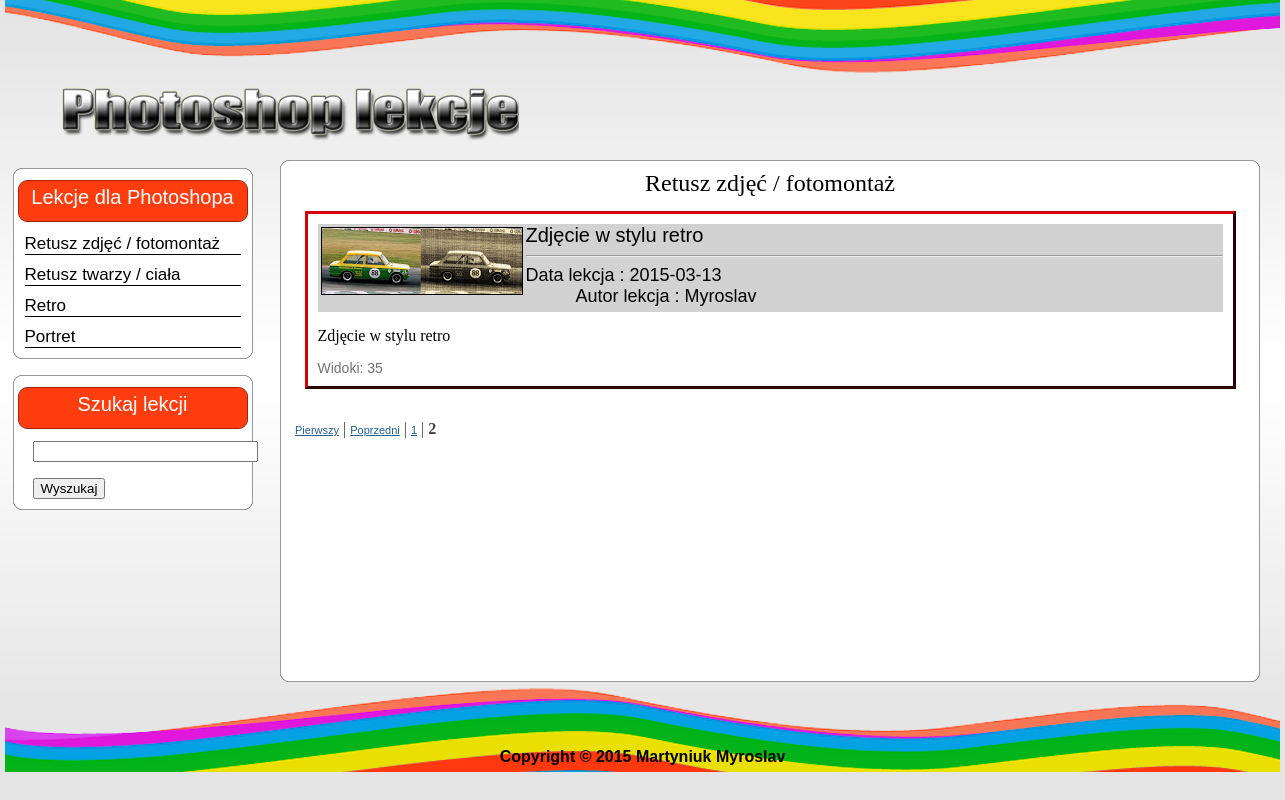
The app's page /view_cut.php?cat=1&page=2 with its own data.
### tables this page shows
CREATE TABLE IF NOT EXISTS `Categories` (
  `id` int(11) NOT NULL AUTO_INCREMENT,
  `tittle` varchar(255) NOT NULL,
  `meta_d` varchar(255) NOT NULL,
  `meta_k` varchar(255) NOT NULL,
  `text` text NOT NULL,
  PRIMARY KEY (`id`),
  KEY `id` (`id`)
);

CREATE TABLE IF NOT EXISTS `data` (
  `id` int(5) NOT NULL AUTO_INCREMENT,
  `cat` int(1) NOT NULL,
  `meta_d` varchar(255) NOT NULL,
  `meta_k` varchar(255) NOT NULL,
  `description` text NOT NULL,
  `text` text NOT NULL,
  `view` int(7) NOT NULL,
  `author` varchar(100) NOT NULL,
  `date` date NOT NULL,
  `mini_img` varchar(255) NOT NULL,
  `tittle` varchar(255) NOT NULL,
  PRIMARY KEY (`id`),
  KEY `cat` (`cat`),
  KEY `id` (`id`),
  KEY `tittle` (`tittle`)
);

### view_cut.php (the view, shortened to what this page needs)
<?php
    include("blocks\bd.php");
    if(isset($_GET['cat']) ) {$cat=$_GET['cat'];}
    $result = mysql_query("SELECT * FROM Categories WHERE id='$cat'",$db);
    if(mysql_num_rows($result)>0)
    {
        $myrow = mysql_fetch_array($result);
    }
    else
    {
        echo "<p>Информация по запросу не извлечена, в таблице нет записей</p>";
        exit();
    }
?>
<!DOCTYPE HTML PUBLIC "-//W3C//DTD HTML 4.01 Transitional//EN" "http://www.w3.org/TR/html4/loose.dtd">
<html>
    <head>
        <link href="css/style.css" type="text/css" rel="stylesheet">
    </head>
    <body>
        <table id="wrapper" >
            <?php include("\blocks\header.php");?>
			<tr >
                <?php include("\blocks\menu.php");?>
                <td id="content">
                <div id="con_tent">
                <div id="content_top"></div>
                <div id="content_center">
                    <?php
                    echo "<div id='content_tittle'>";
                        echo $myrow['text'];
                        echo "</div><br>";
                          $result77 = mysql_query("SELECT str FROM options", $db);
                            $myrow77 = mysql_fetch_array($result77);
                            $num = $myrow77["str"];
                            @$page = $_GET['page'];
                            $result00 = mysql_query("SELECT COUNT(*) FROM data WHERE cat='$cat'");
                            $temp = mysql_fetch_array($result00);
                            $posts = $temp[0];
                            $total = (($posts - 1) / $num) + 1;
                            $total =  intval($total);
                            $page = intval($page);
                            $start = $page * $num - $num;
                         $result = mysql_query("SELECT id,tittle,description,date,author,mini_img,view FROM data WHERE cat='$cat' ORDER BY id LIMIT $start, $num",$db);
                        if($result)
                        {
                            $myrow = mysql_fetch_array($result);
                            do
                            {
                                 printf("<table id='lessons' >
                                         <tr>
                                             <td class='lessons' >
                                                 <p><img id='lessons_img' align='left' src='%s'><a id='lessons1' href='view_post.php?id=%s'>%s</a></p><hr>
                                                 <div id='content_adate'>
                                                     <p>Data lekcja : %s</p>
                                                     <p id='content_author'>Autor lekcja :&nbsp;%s</p>
                                                 </div>
                                             </td>
                                         </tr>
                                         <tr>
                                            <td ><br>%s  <br><p class='count'>Widoki: %s</p> </td>
                                         </tr>
                                  </table><br><br>",$myrow['mini_img'],$myrow['id'],$myrow['tittle'],$myrow['date'],$myrow['author'],$myrow['description'],$myrow['view']);
                            }
                            while ($myrow= mysql_fetch_array($result));
                                    if ($page != 1) $pervpage = '<a href=view_cut.php?cat='.$cat.'&page=1>Pierwszy</a> | <a href=view_cut.php?cat='.$cat.'&page='. ($page - 1) .'>Poprzedni</a> | ';
                                    if($page - 1 > 0) $page1left = '<a href=view_cut.php?cat='.$cat.'&page='. ($page - 1) .'>'. ($page - 1) .'</a> | ';
                                    if ($total > 1)
                                    {
                                    echo "<div class=\"pstrnav\">";
                                    echo $pervpage.$page5left.$page4left.$page3left.$page2left.$page1left.'<b>'.$page.'</b>'.$page1right.$page2right.$page3right.$page4right.$page5right.$nextpage;
                                    echo "</div>";
                                    }
                        }
                        else
                        {
                            echo "<div id='content_tittle'>";
                            echo "<p id='information'>Информация по запросу не извлечена, записей нет</p>";
                            echo "</div>";
                        }
                    ?>
                    </div>
                    <div id="content_bottom"></div>
                    </div>
                </td>
            </tr>
            <?php include("\blocks\ooter.php");?>
        </table>
    </body>
</html>

### blocks/menu.php (shortened to what this page needs)
<td id="menu">
            <?php
                echo"<div id='menu_top'></div>";
                echo"<div id='menu_center'>";
                echo "<div id='lessons_fotoshop'> <h1>Lekcje dla Photoshopa</h1> </div> <div id='menu2'>";
                $result2 = mysql_query("SELECT *
                                        FROM Categories",$db);
                if(mysql_num_rows($result2)>0)
                {
                    $myrow2 = mysql_fetch_array($result2);
                    do
                    {
                        printf("<p id='border'><a href='view_cut.php?cat=%s'>%s</a></p>",$myrow2['id'],$myrow2['tittle']);
                    }
                    while($myrow2=mysql_fetch_array($result2));
                   echo"</div>";
                }
                else
                {
                    echo "<p>Информация по запросу не извлечена, в таблице нет записей</p>";
                    exit();
                }
                echo"</div>";
                echo"<div id='menu_bootom'></div>";
            ?>
            <br>
            <div id='menu_top'>
                </div>
                <div id='menu_center'>
                    <div id='lessons_fotoshop'>
                    <h1>Szukaj lekcji</h1>
                </div>
                    <form  action="view_search.php" method="post" name="form_s">
                    <p id="search">
                        <input type="text" name="search" size="25" maxlength="40">
                        <br>
                        <br>
                        <input type="submit" value="Wyszukaj" name="submit_s">
                    </p>
                    </form>
            </div>
            <div id='menu_bootom'></div>
</td>

### css/style.css (style rules this page uses)
body { background-color: #e4e4e4; background-image: url(../images/LineBg.jpg); background-repeat: repeat-x; }
#wrapper { width: 1275px; margin: 0 auto; }
#menu { height: 500px; width: 20%; outline: 0px solid red; padding-top: 5px; }
#menu_top { width: 240px; height: 11px; background-image: url(../images/menu_top.png); background-repeat: no-repeat; margin: 0 auto; float: top; }
#menu_center { width: 240px; background-image: url(../images/menu_center.png); background-repeat: repeat-y; margin: 0 auto; float: top; }
#menu_bootom { width: 240px; height: 11px; background-image: url(../images/menu_boottom.png); background-repeat: no-repeat; margin: 0 auto; float: top; }
#menu2 a { text-decoration: none; font: 17px Arial, sans-serif; color: #000000; margin: 0 auto; }
#search { margin: 10px 10px 0 20px; }
#lessons_fotoshop { width: 230px; height: 45px; background-image: url(../images/tittle.png); background-repeat: no-repeat; margin: 0 auto; }
#lessons_fotoshop h1 { font: 20px bold Arial, sans-serif; color: #ffffff; text-align: center; position: relative; top: 7px; }
#border { border-bottom: 1px solid black; width: 90%; margin: 0 auto; margin-top: 10px; }
#content { width: 80%; outline: 0px solid red; }
#con_tent { position: relative; top: -6px; }
#content_tittle { margin-left: 20px; margin-right: 20px; }
#content_top { width: 980px; height: 11px; background-image: url(../images/content_top.png); background-repeat: no-repeat; margin: 0 auto; }
#content_center { width: 980px; min-height: 500px; background-image: url(../images/content_center.png); background-repeat: repeat-y; margin: 0 auto; }
#content_bottom { width: 980px; height: 11px; background-image: url(../images/content_bottom.png); background-repeat: no-repeat; margin: 0 auto; }
#content p { text-align: justify; }
#lessons { float: top; margin-top: 10px; width: 95%; border: 3px outset #800000; padding: 10px; margin: 0 auto; }
.lessons { background-color: #d2d2d2; padding-bottom: 5px; }
.count { font: 14px italic Arial, sans-serif; color: #737373; }
#lessons1 { text-decoration: none; font: 20px bold Arial, sans-serif; color: #000000; }
#lessons_img { border: 1px solid #000000; margin: 3px; }
#content_author { float: left; }
#content_adate p { font: 18px bold Arial, sans-serif; margin-left: 50px; }
.pstrnav { padding: 0px 10px 20px 15px; color:#424242; }
.pstrnav a { font-family : Verdana, Geneva, Arial, Helvetica, sans-serif; font-size:11px;color:#245E93; text-decoration:underline; }

### records on screen
categories: tittle "Retusz zdjęć / fotomontaż", text "Retusz zdjęć / fotomontaż"
categories: tittle "Retusz twarzy / ciała"
categories: tittle "Retro"
categories: tittle "Portret"
data: mini_img (picture), tittle "Zdjęcie w stylu retro", date "2015-03-13", author "Myroslav", description "Zdjęcie w stylu retro", view "35"

### other values on screen
$page - 1 "1"
$page "2"
